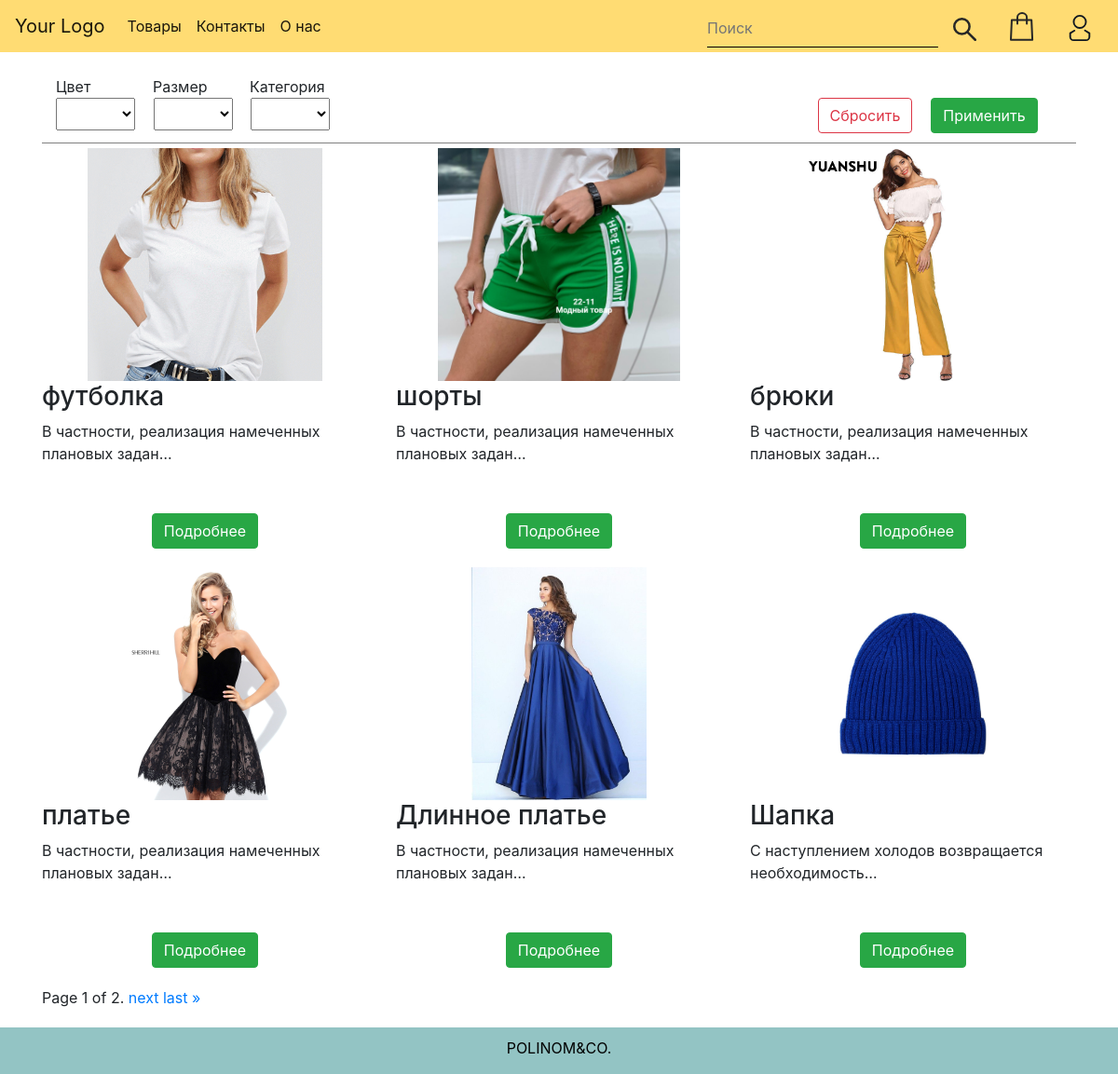
Page /prods/ on the committed database.
### products/models.py (models this page shows, shortened)
class Product(models.Model):
    colors = models.ManyToManyField(
        'Color', blank=True, default=None, related_name='prod')
    category = models.ForeignKey('Category', on_delete=models.CASCADE,
                               blank=True, null=True, default=None, related_name='prod')
    price = models.IntegerField()
    fimage = models.ImageField(upload_to="media/product_images/")
    name = models.CharField(max_length=64, blank=True, null=True, default=None)
    description = models.TextField(blank=True, null=True, default=None)
    created = models.DateTimeField(auto_now_add=True, auto_now=False)
    updated = models.DateTimeField(auto_now_add=False, auto_now=True)
    is_active = models.BooleanField(default=True)
    class Meta:
        verbose_name = "Товар"
        verbose_name_plural = "Товары"

### products/views.py (the view)
# urls.py: path('prods/',include('products.urls')),
def products(req):
    cookie = req.COOKIES
    data = dict()
    try:
        filt = cookie['filter']
        filt = json.loads(filt)
    except KeyError:
        data['color']=""
        data['size']=""
        data['category']=""
    else:
        data['color']=filt['color']
        data['size']=filt['size']
        data['category']=filt['category']
        nothing = filt['nothing']
    colors = Color.objects.all()
    sizes = Size.objects.all()
    category = Category.objects.all()
    my_filter = [colors, sizes, category]
    products = filter_go(data)
    paginator = Paginator(products, 6)
    page_number = req.GET.get('page')
    page_obj = paginator.get_page(page_number)
    return render(req, 'products.html', locals())

### products/views.py (called while the page is built, shortened)
def filter_go(data):
    var_prods = []
    new = []
    if data['category']:
        category = Category.objects.get(name=data['category'])
        var_prods = Product.objects.filter(is_active=True, category=category)
    else:
        var_prods = Product.objects.all()
    return var_prods

### products/templates/products.html (shortened to what this page needs)
{% extends "base.html"%}
{% load static %}
{% block content%}
		<link rel="stylesheet" href='{% static "products/style.css" %}' type="text/css">
		<div class="container">
			{% include "filter.html" %}
			<div class="row main">
				{% for item in page_obj %}
					<div class="col-lg-4 items">
						<div class="image row">
							<img src="{{item.fimage.url}}"  >
						</div>
						<div class="name">
							<h3>{{item.name}}</h3>
						</div>
						<p class="descript">
							{{item.description|truncatechars_html:50}}
						</p>
						<div class="but row ">
							<a href="http://127.0.0.1:8000/prods/{{item.id}}" class="btn btn-success">Подробнее</a>
						</div>
					</div>
				{% endfor %}
			</div>
			<div class="pagination">
				<span class="step-links">
					<span class="current">
						Page {{ page_obj.number }} of {{ page_obj.paginator.num_pages }}.
					</span>
					{% if page_obj.has_next %}
						<a href="?page={{ page_obj.next_page_number }}">next</a>
						<a href="?page={{ page_obj.paginator.num_pages }}">last &raquo;</a>
					{% endif %}
				</span>
			</div>
		</div>
{%endblock content%}

### landing/templates/base.html (shortened to what this page needs)
<!DOCTYPE html>
<html lang="en">
<head>
	{% load static %}
	<link rel="stylesheet" href='{% static "css/bootstrap.min.css" %}' type="text/css">
	<link rel="stylesheet" href='{% static "base/style.css" %}' type="text/css">
	<link rel="stylesheet" href='{% static "navbar/style.css" %}' type="text/css">
	<link rel="stylesheet" type="text/css" href='{% static "slick-1.8.1/slick/slick.css"%}'/>
    <link rel="stylesheet" type="text/css" href='{% static "slick-1.8.1/slick/slick-theme.css"%}'/>
</head>
<body>
	<div class="wrapper">
		{% include "navbar.html" %}
		{% block content%}
		{% endblock content%}
		{% include "footer.html" %}
	</div>
</body>
</html>

### landing/templates/navbar.html (shortened to what this page needs)
<!DOCTYPE html>
<html lang="en">
<head>
    {% load static %}
</head>
<body>
<nav class="navbar navbar-expand-lg navbar-light ">
    <a class="navbar-brand" href="http://127.0.0.1:8000/home">Your Logo</a>
    <div class="collapse navbar-collapse" id="navbarSupportedContent">
        <ul class="navbar-nav mr-auto">
            <li class="nav-item active">
                <a class="nav-link" href="http://127.0.0.1:8000/prods">Товары <span class="sr-only">(current)</span></a>
            </li>
            <li class="nav-item active">
                <a class="nav-link" href="#">Контакты <span class="sr-only">(current)</span></a>
            </li>
            <li class="nav-item active">
                <a class="nav-link" href="#">О нас <span class="sr-only">(current)</span></a>
            </li>
        </ul>
        <div class="ml-auto row menu_icons">
            <form class="form form-inline">
                <input type="text" class="input" placeholder="Поиск">
                <button class="search">
                    <svg class="svg--lupe" width="25" height="25" viewBox="0 0 20 20">
                        <g transform="translate(1 1)" stroke="#272727" stroke-width="2" fill="none" fill-rule="evenodd"
                           stroke-linecap="round" stroke-linejoin="round">
                            <path d="M11.455 11.455L18 18"></path>
                            <circle cx="6.545" cy="6.545" r="6.545"></circle>
                        </g>
                    </svg>
                </button>
            </form>
            <div class="cart ">
                <a href="http://127.0.0.1:8000/cart/">
                </a>
            </div>
            <div class="person ">
                <a href="{% url 'login'%}">
                    {% if not user.is_authenticated %}
                    <img width="30" height="30" alt=""
/>
                    {% else%}
                        <div class="us_name_crcl"><div class="us_name">{{user.username}}</div></div>
                    {%endif %}
                </a>
            </div>
        </div>
    </div>
</nav>
</body>
</html>

### products/templates/filter.html (shortened to what this page needs)
<!DOCTYPE html>
<html lang="en">
<head>
	{% load static %}
</head>
<body>
	<div class="container" id = filt_container>
		<div class="filt_names row">
			<div class="fn">Цвет</div>
			<div class="fn">Размер</div>
			<div class="fn">Категория</div>
		</div>
		<div class="row" id ="filter" >
			<div class="col-lg-9">
				<form action=" {% url 'filter' %}" method="post" id = filter_form>
				{% for type in my_filter %}
				   <select size="1">
				   	    <option value=""></option>
				   		{% for item in type%}
					   		 <option value={{item.name}}>{{item.name}}</option>
				   		{% endfor %}
				   </select>
				{% endfor %}
				</form>
			</div>
			<button class="btn btn-outline-danger " type="submit"  id ="drop_btn">Сбросить</button>
			<button class="btn btn-success" type="submit"  id ="filter_btn">Применить</button>
		</div>
	</div>
</body>
</html>

### landing/templates/footer.html
<footer class="footer">
      <div class="container">
        <div>POLINOM&CO.</div>
      </div>
    </footer>

### landing/static/base/style.css (style rules this page uses)
html { height: 100%; }
body { min-height:100%; position:relative; padding-bottom: 70px; }
.footer { position: absolute; color: black; left: 0; right: 0; bottom: 0; height: 50px; text-align: center; background-color: #93c4c4; }

### landing/static/navbar/style.css (style rules this page uses)
.menu_icons { height: 40px; }
.search { background-color: transparent; border: 0px; }
* { outline: 0 !important; }
.form { margin-right: 30px; }
.cart { margin-top: 5px; height: 40px; width: 40px; margin-right: 20px; }
.person { width: 40px; height: 40px; margin-right: 15px; padding-top: 7px; }
.cart a { position: relative; color: black; }
.input { height: 90%; border: 0px; padding: 0px; border-bottom: 1px solid black; background-color: transparent; margin-right: 10px; }
nav { background-color: #FFDC73; }

### products/static/products/style.css (style rules this page uses)
.items { height: 450px; position: relative; }
.image { height:250px; width: 95%; justify-content: center; margin-left: 2.5%; }
.image img { max-width: 100%; max-height: 100%; }
.items .but { position: absolute; width: 100%; bottom: 20px; justify-content: center; }
.container { padding-top: 10px; }
#filter { padding-bottom: 10px; }
select { margin-right: 15px; height: 35px; width: 85px; }
.filt_names { padding-left: 15px; padding-top: 5px; }
.fn { width: 89px; margin-right: 15px; }
#filt_container { margin-bottom: 5px; border-bottom: 0.5px solid grey; }
#filter_btn { margin-left: 20px; }

### rows in the picture
Product: fimage (picture), name "футболка", description "В частности, реализация намеченных плановых задан…"
Product: fimage (picture), name "шорты", description "В частности, реализация намеченных плановых задан…"
Product: fimage (picture), name "брюки", description "В частности, реализация намеченных плановых задан…"
Product: fimage (picture), name "платье", description "В частности, реализация намеченных плановых задан…"
Product: fimage (picture), name "Длинное платье", description "В частности, реализация намеченных плановых задан…"
Product: fimage (picture), name "Шапка", description "С наступлением холодов возвращается необходимость…"

### other values in the picture
{{ page_obj.number }} "1"
{{ page_obj.paginator.num_pages }} "2"
